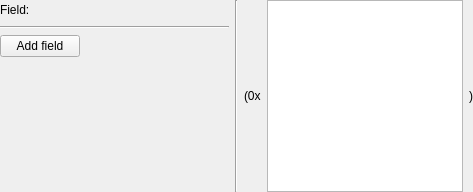
<?xml version="1.0" encoding="UTF-8"?>
<ui version="4.0">
 <class>ArrayListFieldWidget</class>
 <widget class="QWidget" name="ArrayListFieldWidget">
  <property name="geometry">
   <rect>
    <x>0</x>
    <y>0</y>
    <width>473</width>
    <height>192</height>
   </rect>
  </property>
  <property name="windowTitle">
   <string>Array List Field</string>
  </property>
  <layout class="QHBoxLayout" name="horizontalLayout_5" stretch="1,0,1">
   <property name="leftMargin">
    <number>0</number>
   </property>
   <property name="topMargin">
    <number>0</number>
   </property>
   <property name="rightMargin">
    <number>0</number>
   </property>
   <property name="bottomMargin">
    <number>0</number>
   </property>
   <item>
    <widget class="QWidget" name="m_valueWidget" native="true">
     <layout class="QVBoxLayout" name="verticalLayout">
      <property name="spacing">
       <number>6</number>
      </property>
      <property name="leftMargin">
       <number>0</number>
      </property>
      <property name="topMargin">
       <number>0</number>
      </property>
      <property name="rightMargin">
       <number>0</number>
      </property>
      <property name="bottomMargin">
       <number>0</number>
      </property>
      <item>
       <layout class="QHBoxLayout" name="horizontalLayout">
        <property name="spacing">
         <number>0</number>
        </property>
        <item>
         <widget class="QLabel" name="m_nameLabel">
          <property name="text">
           <string>Field:</string>
          </property>
         </widget>
        </item>
        <item>
         <spacer name="horizontalSpacer">
          <property name="orientation">
           <enum>Qt::Horizontal</enum>
          </property>
          <property name="sizeHint" stdset="0">
           <size>
            <width>40</width>
            <height>20</height>
           </size>
          </property>
         </spacer>
        </item>
       </layout>
      </item>
      <item>
       <layout class="QVBoxLayout" name="m_membersLayout">
        <property name="spacing">
         <number>0</number>
        </property>
       </layout>
      </item>
      <item>
       <widget class="Line" name="m_addSepLine">
        <property name="orientation">
         <enum>Qt::Horizontal</enum>
        </property>
       </widget>
      </item>
      <item>
       <layout class="QHBoxLayout" name="horizontalLayout_4">
        <property name="spacing">
         <number>0</number>
        </property>
        <item>
         <widget class="QPushButton" name="m_addFieldPushButton">
          <property name="text">
           <string>Add field</string>
          </property>
          <property name="icon">
           <iconset resource="../ui.qrc">
            <normaloff>:/image/add.png</normaloff>:/image/add.png</iconset>
          </property>
         </widget>
        </item>
        <item>
         <spacer name="horizontalSpacer_3">
          <property name="orientation">
           <enum>Qt::Horizontal</enum>
          </property>
          <property name="sizeHint" stdset="0">
           <size>
            <width>40</width>
            <height>20</height>
           </size>
          </property>
         </spacer>
        </item>
       </layout>
      </item>
      <item>
       <spacer name="verticalSpacer">
        <property name="orientation">
         <enum>Qt::Vertical</enum>
        </property>
        <property name="sizeHint" stdset="0">
         <size>
          <width>20</width>
          <height>40</height>
         </size>
        </property>
       </spacer>
      </item>
     </layout>
    </widget>
   </item>
   <item>
    <widget class="Line" name="m_sepLine">
     <property name="orientation">
      <enum>Qt::Vertical</enum>
     </property>
    </widget>
   </item>
   <item>
    <widget class="QWidget" name="m_serValueWidget" native="true">
     <layout class="QHBoxLayout" name="horizontalLayout_2">
      <property name="leftMargin">
       <number>0</number>
      </property>
      <property name="topMargin">
       <number>0</number>
      </property>
      <property name="rightMargin">
       <number>0</number>
      </property>
      <property name="bottomMargin">
       <number>0</number>
      </property>
      <item>
       <widget class="QLabel" name="m_serFrontLabel">
        <property name="text">
         <string>(0x</string>
        </property>
       </widget>
      </item>
      <item>
       <widget class="QPlainTextEdit" name="m_serValuePlainTextEdit">
        <property name="sizeAdjustPolicy">
         <enum>QAbstractScrollArea::AdjustIgnored</enum>
        </property>
        <property name="readOnly">
         <bool>true</bool>
        </property>
       </widget>
      </item>
      <item>
       <widget class="QLabel" name="m_serBackLabel">
        <property name="text">
         <string>)</string>
        </property>
       </widget>
      </item>
      <item>
       <spacer name="horizontalSpacer_2">
        <property name="orientation">
         <enum>Qt::Horizontal</enum>
        </property>
        <property name="sizeHint" stdset="0">
         <size>
          <width>40</width>
          <height>20</height>
         </size>
        </property>
       </spacer>
      </item>
     </layout>
    </widget>
   </item>
  </layout>
 </widget>
 <resources>
  <include location="../ui.qrc"/>
 </resources>
 <connections/>
</ui>
